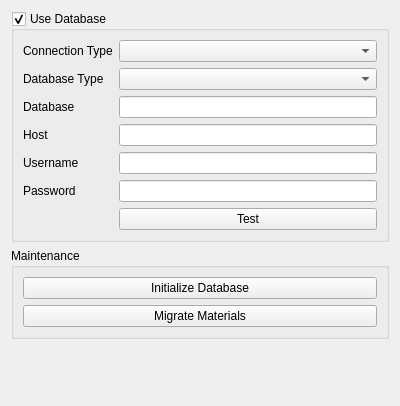
<?xml version="1.0" encoding="UTF-8"?>
<ui version="4.0">
 <class>MatGui::DlgSettingsDatabase</class>
 <widget class="QWidget" name="MatGui::DlgSettingsDatabase">
  <property name="geometry">
   <rect>
    <x>0</x>
    <y>0</y>
    <width>400</width>
    <height>406</height>
   </rect>
  </property>
  <property name="windowTitle">
   <string>Database</string>
  </property>
  <layout class="QVBoxLayout" name="verticalLayout">
   <item>
    <widget class="QGroupBox" name="groupDatabase">
     <property name="title">
      <string>Use Database</string>
     </property>
     <property name="checkable">
      <bool>true</bool>
     </property>
     <layout class="QGridLayout" name="gridLayout_2">
      <item row="6" column="2">
       <widget class="Gui::PrefLineEdit" name="inputPassword">
        <property name="prefEntry" stdset="0">
         <cstring>Password</cstring>
        </property>
        <property name="prefPath" stdset="0">
         <cstring>Mod/Material/Database</cstring>
        </property>
       </widget>
      </item>
      <item row="3" column="0">
       <widget class="QLabel" name="label_2">
        <property name="text">
         <string>Host</string>
        </property>
       </widget>
      </item>
      <item row="7" column="2">
       <widget class="QPushButton" name="buttonTest">
        <property name="text">
         <string>Test</string>
        </property>
       </widget>
      </item>
      <item row="2" column="0">
       <widget class="QLabel" name="label_3">
        <property name="text">
         <string>Database</string>
        </property>
       </widget>
      </item>
      <item row="2" column="2">
       <widget class="Gui::PrefLineEdit" name="inputDatabase">
        <property name="prefEntry" stdset="0">
         <cstring>Database</cstring>
        </property>
        <property name="prefPath" stdset="0">
         <cstring>Mod/Material/Database</cstring>
        </property>
       </widget>
      </item>
      <item row="5" column="0">
       <widget class="QLabel" name="label_4">
        <property name="text">
         <string>Username</string>
        </property>
       </widget>
      </item>
      <item row="0" column="0">
       <widget class="QLabel" name="label">
        <property name="text">
         <string>Connection Type</string>
        </property>
       </widget>
      </item>
      <item row="6" column="0">
       <widget class="QLabel" name="label_5">
        <property name="text">
         <string>Password</string>
        </property>
       </widget>
      </item>
      <item row="3" column="2">
       <widget class="Gui::PrefLineEdit" name="inputHostname">
        <property name="prefEntry" stdset="0">
         <cstring>Host</cstring>
        </property>
        <property name="prefPath" stdset="0">
         <cstring>Mod/Material/Database</cstring>
        </property>
       </widget>
      </item>
      <item row="5" column="2">
       <widget class="Gui::PrefLineEdit" name="inputUsername">
        <property name="prefEntry" stdset="0">
         <cstring>Username</cstring>
        </property>
        <property name="prefPath" stdset="0">
         <cstring>Mod/Material/Database</cstring>
        </property>
       </widget>
      </item>
      <item row="0" column="2">
       <widget class="Gui::PrefComboBox" name="comboConnectionType">
        <property name="currentText">
         <string notr="true"/>
        </property>
        <property name="prefEntry" stdset="0">
         <cstring>ConnectionType</cstring>
        </property>
        <property name="prefPath" stdset="0">
         <cstring>Mod/Material/Database</cstring>
        </property>
       </widget>
      </item>
      <item row="1" column="0">
       <widget class="QLabel" name="label_6">
        <property name="text">
         <string>Database Type</string>
        </property>
       </widget>
      </item>
      <item row="1" column="2">
       <widget class="Gui::PrefComboBox" name="comboDBType">
        <property name="prefEntry" stdset="0">
         <cstring>DBType</cstring>
        </property>
        <property name="prefPath" stdset="0">
         <cstring>Mod/Material/Database</cstring>
        </property>
       </widget>
      </item>
     </layout>
    </widget>
   </item>
   <item>
    <widget class="QGroupBox" name="groupBox">
     <property name="title">
      <string>Maintenance</string>
     </property>
     <layout class="QGridLayout" name="gridLayout">
      <item row="0" column="0">
       <widget class="QPushButton" name="buttonInitialize">
        <property name="toolTip">
         <string>Initialize the database for first use</string>
        </property>
        <property name="text">
         <string>Initialize Database</string>
        </property>
       </widget>
      </item>
      <item row="1" column="0">
       <widget class="QPushButton" name="buttonMigrate">
        <property name="toolTip">
         <string>Copy materials from the local file system to the database</string>
        </property>
        <property name="text">
         <string>Migrate Materials</string>
        </property>
       </widget>
      </item>
     </layout>
    </widget>
   </item>
   <item>
    <spacer name="verticalSpacer">
     <property name="orientation">
      <enum>Qt::Vertical</enum>
     </property>
     <property name="sizeHint" stdset="0">
      <size>
       <width>20</width>
       <height>40</height>
      </size>
     </property>
    </spacer>
   </item>
  </layout>
 </widget>
 <customwidgets>
  <customwidget>
   <class>Gui::PrefComboBox</class>
   <extends>QComboBox</extends>
   <header>Gui/PrefWidgets.h</header>
  </customwidget>
  <customwidget>
   <class>Gui::PrefLineEdit</class>
   <extends>QLineEdit</extends>
   <header>Gui/PrefWidgets.h</header>
  </customwidget>
 </customwidgets>
 <resources/>
 <connections/>
</ui>
